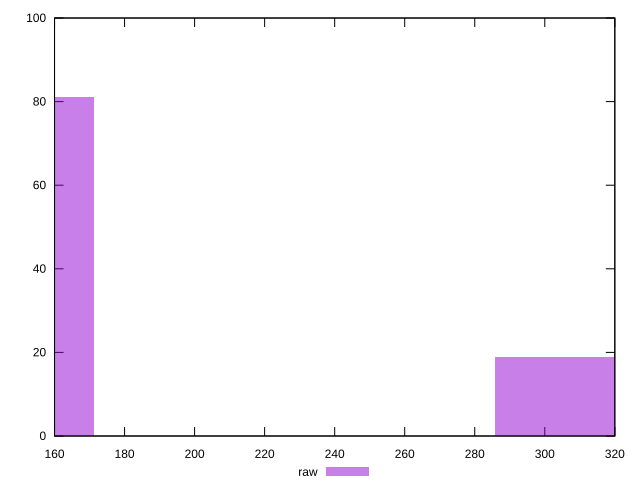

The script that saved this image:
reset

$raw <<EOF
114.26036158790559 81
342.78108476371676 19
EOF

set key outside below
set boxwidth 114.26036158790559
set xrange [160:320]
set yrange [0:100]
set trange [0:100]
set style fill transparent solid 0.5 noborder
set terminal svg size 640, 490 enhanced background rgb 'white'
set output "reprap/uses-http2/samples/pages+cached+noexternal+nosvg/raw/histogram.svg"

plot $raw title "raw" with boxes

reset
